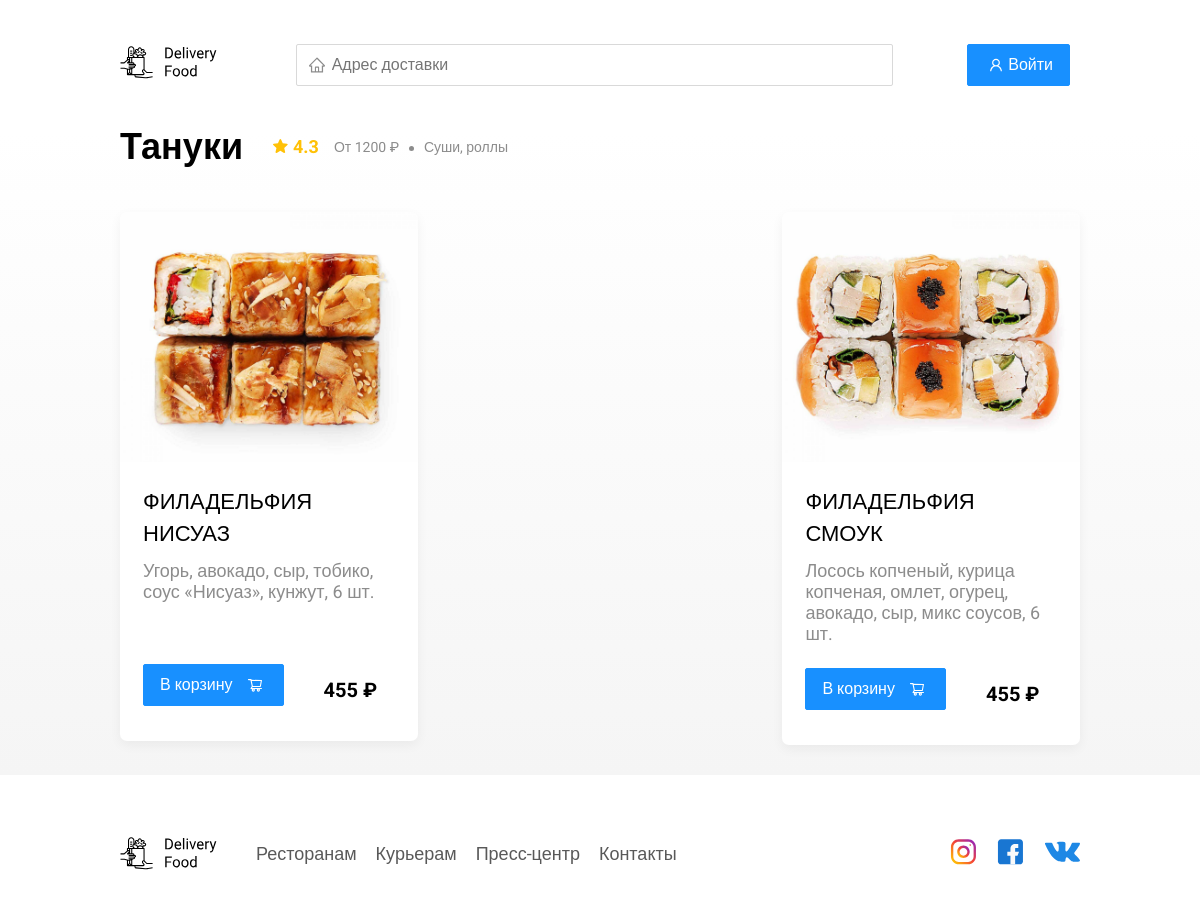
Screenshot of /restaurant/2 with the database file from the repository.
### restaurants/models.py (models this page shows, shortened)
class Restaurant(models.Model):
    name = models.CharField(max_length=100)
    time_of_delivery = models.CharField(max_length=100)
    stars = models.DecimalField(max_digits=2, decimal_places=1)
    price = models.IntegerField()
    kitchen = models.CharField(max_length=100)
    image = models.ImageField(upload_to='restaurant_images', blank=False, null=False)

class Product(models.Model):
    name = models.CharField(max_length=100)
    description = models.CharField(max_length=500)
    price = models.IntegerField()
    image = models.ImageField(upload_to='restaurant_images', blank=False, null=False)
    restaurant = models.ForeignKey(to=Restaurant, on_delete=models.CASCADE)

### restaurants/views.py (the view)
# urls.py: path('restaurant/<int:rest_id>', views.restaurant, name='restaurant'),
def restaurant(request, rest_id):
    context = {
        'products' : Product.objects.filter(restaurant=rest_id),
        'restaurant' : Restaurant.objects.get(id=rest_id)
    }
    return render(request, 'restaurant.html', context)

### restaurants/templates/restaurant.html (shortened to what this page needs)
{% extends 'base.html' %}
{% load static %}
{% block content %}
	<main class="main">
		<div class="container">
			<section class="menu">
				<div class="section-heading">
					<h2 class="section-title restaurant-title">{{ restaurant.name }}</h2>
					<div class="card-info">
						<div class="rating">{{ restaurant.stars }}</div>
						<div class="price">От {{ restaurant.price }} ₽</div>
						<div class="category">{{ restaurant.kitchen }}</div>
					</div>
				</div>
				<div class="cards cards-menu">
					{% for item in products %}
						<div class="card">
							<img src="{{ item.image.url }}" alt="image" class="card-image"/>
							<div class="card-text">
								<div class="card-heading">
									<h3 class="card-title card-title-reg">{{ item.name }}</h3>
								</div>
								<div class="card-info">
									<div class="ingredients">{{ item.description }}</div>
								</div>
								<div class="card-buttons">
									<form action="{% url 'add_food' item.id %}" method="post">
										<button type="submit" class="button button-primary button-add-cart">
											<span class="button-card-text">В корзину</span>
											<span class="button-cart-svg"></span>
										</button>
									</form>
									<strong class="card-price-bold">{{ item.price }} ₽</strong>
								</div>
							</div>
						</div>
					{% endfor %}
				</div>
			</section>
		</div>
	</main>
{% endblock %}

### restaurants/static/css/style.css (style rules this page uses)
* { box-sizing: border-box; }
body { font-family: "Roboto", sans-serif; padding-top: 44px; }
a, button { cursor: pointer; color: inherit; text-decoration: none; }
.container { max-width: 1200px; margin: auto; }
.button { display: flex; align-items: center; padding: 8px 16px; background: #ffffff; border: 1px solid #d9d9d9; box-sizing: border-box; box-shadow: 0 0 2px rgba(0, 0, 0, 0.0015); border-radius: 2px; color: #595959; font-size: 16px; line-height: 24px; }
.button-primary { background: #1890ff; border: 1px solid #1890ff; color: #fff; margin-right: 10px; }
.button-card-text { margin-right: 10px; }
.button .button-cart-svg { width: 24px; height: 24px; background-color: #595959; -webkit-mask: url("../img/icon/shopping-cart.svg") no-repeat 50% 50%; mask: url("../img/icon/shopping-cart.svg") no-repeat 50% 50%; background-repeat: no-repeat; }
.button-primary .button-cart-svg { background-color: #fff; }
.main { background: linear-gradient(180deg, rgba(245, 245, 245, 0) 1.04%, #f5f5f5 100%); }
.section-heading { display: flex; align-items: center; margin-bottom: 44px; }
.section-title { font-style: normal; font-weight: bold; font-size: 36px; line-height: 42px; margin: 0 30px 0 0; color: #000000; }
.cards { display: flex; align-items: flex-start; justify-content: space-between; flex-wrap: wrap; }
.card { background: #ffffff; box-shadow: 0 4px 12px rgba(0, 0, 0, 0.05); border-radius: 7px; overflow: hidden; margin-bottom: 30px; flex-basis: 31%; text-decoration: none; }
.card-image { width: 100%; height: 250px; object-fit: cover; }
.card-text { padding: 20px 23px 35px; min-height: 275px; display: flex; flex-direction: column; }
.card-heading { display: flex; align-items: center; justify-content: space-between; margin-bottom: 10px; }
.card-title { margin: 0; font-style: normal; font-weight: bold; font-size: 22px; line-height: 32px; }
.card-title-reg { font-weight: 400; }
.card-info { display: flex; align-items: center; flex-wrap: wrap; }
.card-buttons { display: flex; margin-top: 24px; flex-grow: 1; align-items: flex-end; }
.card-price-bold { font-weight: bold; font-size: 20px; line-height: 32px; margin-left: 30px; }
.rating { background-image: url("../img/icon/rating.svg"); background-repeat: no-repeat; background-position: 0 7px; padding-left: 20px; margin-right: 26px; color: #ffc107; font-weight: bold; font-size: 18px; line-height: 32px; }
.price, .category { color: #8c8c8c; font-size: 18px; line-height: 32px; }
.price { margin-right: 10px; }
.ingredients { color: #8c8c8c; font-size: 18px; line-height: 21px; }
.category { text-overflow: ellipsis; overflow: hidden; white-space: nowrap; max-width: 150px; }
.price:after { content: ""; width: 5px; height: 5px; background-color: #8c8c8c; display: inline-block; vertical-align: middle; border-radius: 50%; margin-left: 10px; }
@media (max-width: 1366px) { .container { max-width: 960px; } }
@media (max-width: 1366px) { .rating { margin-right: 15px; } }
@media (max-width: 1366px) { .category, .price { font-size: 14px; } }

### rows the page displays
Restaurant: name "Тануки", stars "4.3", price "1200", kitchen "Суши, роллы"
Product: image (picture), name "ФИЛАДЕЛЬФИЯ НИСУАЗ", description "Угорь, авокадо, сыр, тобико, соус «Нисуаз», кунжут, 6 шт.", price "455"
Product: image (picture), name "ФИЛАДЕЛЬФИЯ СМОУК", description "Лосось копченый, курица копченая, омлет, огурец, авокадо, сыр, микс соусов, 6 шт.", price "455"
